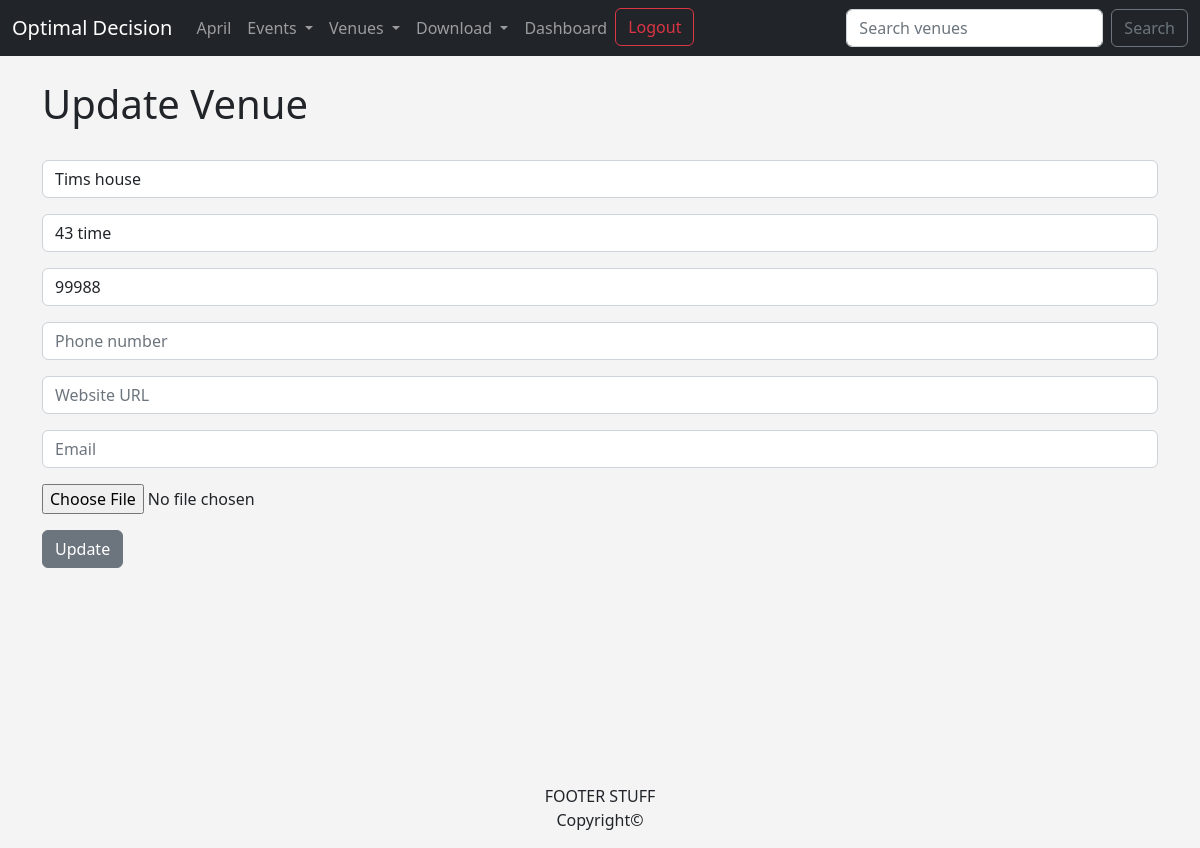
Screenshot of /update_venue/14/ (signed in) with the database file from the repository.
### events/models.py (models this page shows, shortened)
class Venue(models.Model):
    name = models.CharField('Event Name', max_length=120)
    address = models.CharField('Address', max_length=300)
    zip_code = models.CharField('Zip Code', max_length=10)
    phone = models.CharField('Contact Phone', blank=True, max_length=25)
    web = models.URLField('Website Address', blank=True)
    email_address = models.EmailField('Email Address', blank=True)
    owner = models.IntegerField('Venue Owner', blank=False, default=1)
    venue_image = models.ImageField(blank=True, null=True, upload_to='images/')

### events/views.py (the view)
# urls.py: path('update_venue/<venue_id>/', views.update_venue, name='update_venue'),
def update_venue(request, venue_id):
    venue = Venue.objects.get(pk=venue_id)
    form = VenueForm(request.POST or None, request.FILES or None, instance=venue)
    if form.is_valid():
        form.save()
        return redirect('list_venues')
    return render(request, 'events/update_venue.html', {'venue': venue, 'form': form, })

### events/forms.py
class VenueForm(ModelForm):
    class Meta:
        model = Venue
        fields = ('name', 'address', 'zip_code', 'phone', 'web', 'email_address', 'venue_image')
        labels = {
                'name': '',
                'address': '',
                'zip_code': '',
                'phone': '',
                'web': '',
                'email_address': '',
                'venue_image': ''
                }
        widgets = {
                'name': forms.TextInput(attrs={'class':'form-control', 'placeholder': 'Venue name'}),
                'address': forms.TextInput(attrs={'class':'form-control', 'placeholder': 'Address'}),
                'zip_code': forms.TextInput(attrs={'class':'form-control', 'placeholder': 'Zip code'}),
                'phone': forms.TextInput(attrs={'class':'form-control', 'placeholder': 'Phone number'}),
                'web': forms.TextInput(attrs={'class':'form-control', 'placeholder': 'Website URL'}),
                'email_address': forms.EmailInput(attrs={'class':'form-control', 'placeholder': 'Email'}),
                }

### events/templates/events/update_venue.html (shortened to what this page needs)
{% extends 'events/base.html' %}
{% block content %}
{% if user.is_authenticated %}
<h1>Update Venue</h1>
<br/>
<form action='' method='POST' enctype='multipart/form-data'>
    {{ form.as_p }}
    <input type='submit' value='Update' class='btn btn-secondary'>
    </form>
{% else %}
<h1>Sorry! You must be logged in to update venues</h1>
{% endif %}
{% endblock content %}

### events/templates/events/base.html (style rules this page uses)
body { background: #f4f4f4; }

### rows the page displays
Venue: name "Tims house", address "43 time", zip_code "99988"
